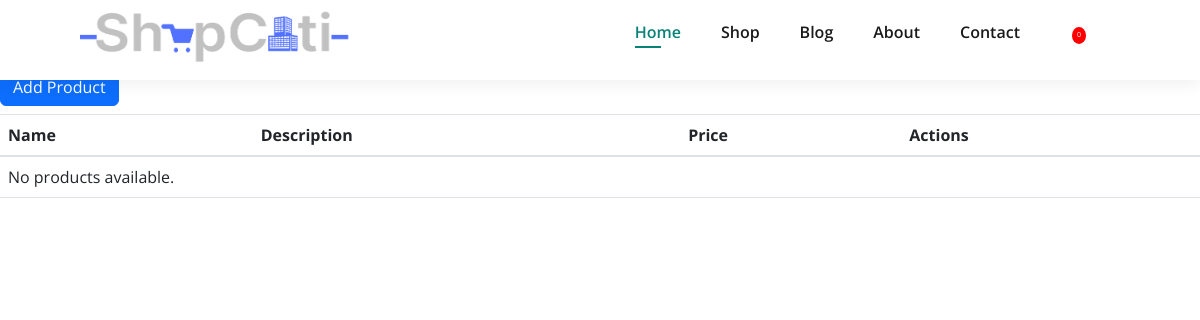
/manage-products/15/ (signed in), run on an earlier commit of the app's database.
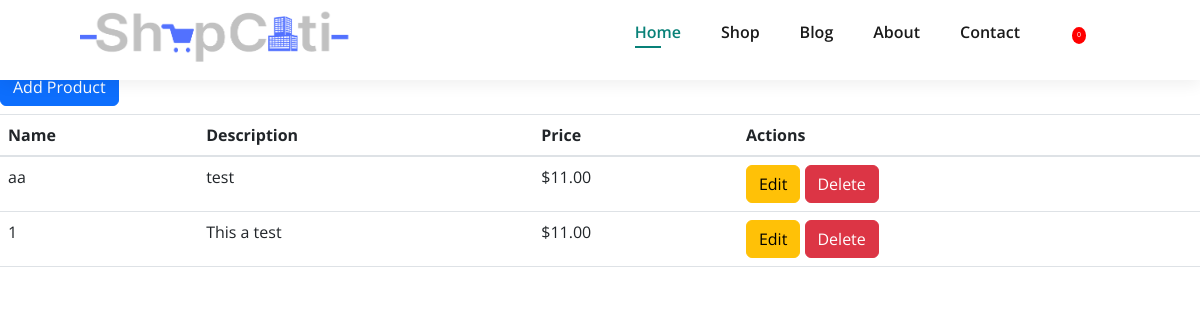
And on a later commit of the database.
### shopciti_app/models.py (models this page shows, shortened)
class Product(models.Model):
    name = models.CharField(max_length=255)
    description = models.TextField()
    price = models.DecimalField(max_digits=10, decimal_places=2)
    image = models.ImageField(upload_to='products/')
    store = models.ForeignKey(Store, on_delete=models.CASCADE, null=True)  # Add this ForeignKey

### shopciti_app/views.py (the view)
# urls.py: path('manage-products/<int:store_id>/', views.manage_products, name='manage_products'),
@login_required
def manage_products(request, store_id):
    store = get_object_or_404(Store, pk=store_id)
    products = Product.objects.filter(store=store)
    return render(request, 'shopciti_app/product_template/manage_products.html', {'store': store, 'products': products})

### shopciti_app/templates/shopciti_app/product_template/manage_products.html
{% extends 'base.html' %} {% block content %}
<h1>Manage Products</h1>
<a href="{% url 'add_product_to_store' store.id %}" class="btn btn-primary mb-2">Add Product</a>
<table class="table">
    <thead>
        <tr>
            <th>Name</th>
            <th>Description</th>
            <th>Price</th>
            <th>Actions</th>
        </tr>
    </thead>
    <tbody>
        {% for product in products %}
        <tr>
            <td>{{ product.name }}</td>
            <td>{{ product.description }}</td>
            <td>${{ product.price }}</td>
            <td>
                <a href="{% url 'edit_product' product.id %}" class="btn btn-warning">Edit</a>
                <a href="{% url 'delete_product' product.id %}" class="btn btn-danger">Delete</a>
            </td>
        </tr>
        {% empty %}
        <tr>
            <td colspan="4">No products available.</td>
        </tr>
        {% endfor %}
    </tbody>
</table>
{% endblock %}

What changed in the data, as far as the page shows it:
added Product: name "aa", description "test", price "11.00"
added Product: name "1", description "This a test", price "11.00"
Also different on the page:
text no longer shown: "No products available."
